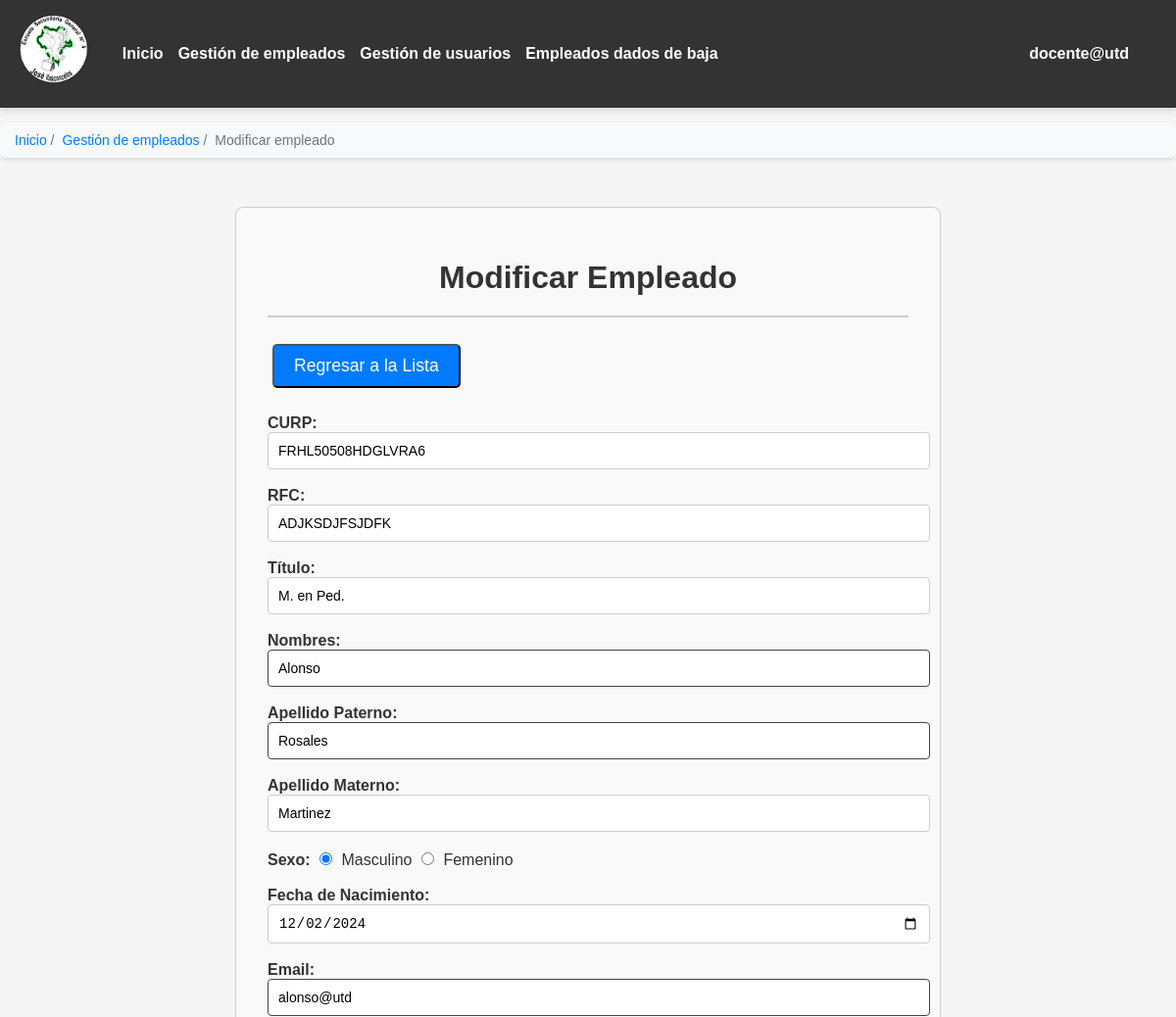
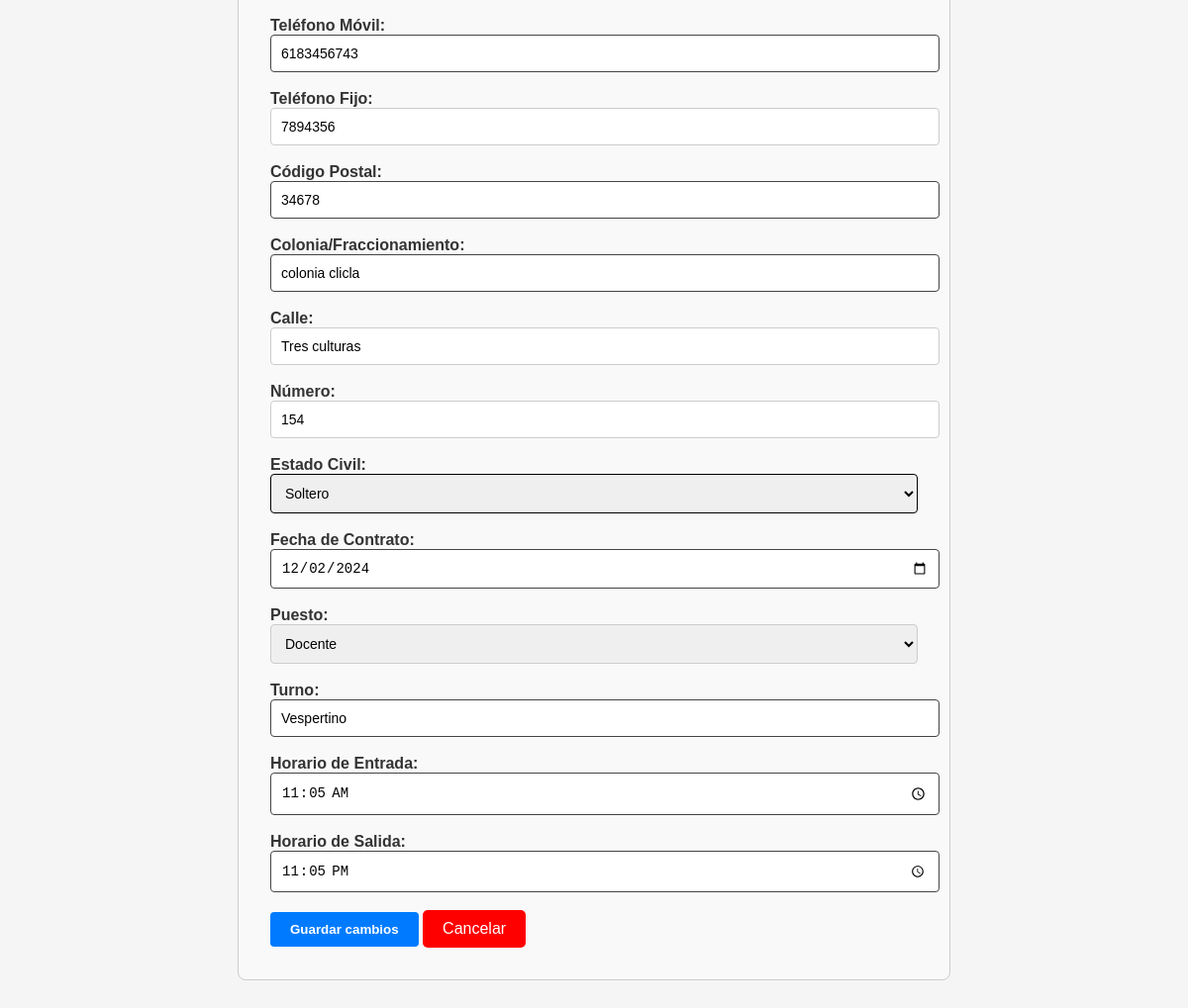
The page /empleados/mod_empleado.php?curp=FRHL50508HDGLVRA6 (signed in) on the database its author committed (2 pictures, top to bottom).
### tables this page shows
CREATE TABLE `empleados` (
  `id_empleado` int(11) NOT NULL,
  `CURP` varchar(18) NOT NULL,
  `RFC` varchar(13) NOT NULL,
  `titulo` varchar(15) DEFAULT NULL COMMENT 'se coloca solo abreviaciones como LIC. , ING, etc.',
  `nombres` text NOT NULL,
  `apellido_p` varchar(128) DEFAULT NULL,
  `apellido_m` varchar(128) DEFAULT NULL,
  `sexo` char(1) DEFAULT NULL,
  `fecha_nacimiento` date DEFAULT NULL,
  `email` varchar(64) NOT NULL,
  `telefono_movil` varchar(16) DEFAULT NULL,
  `telefono_fijo` varchar(16) DEFAULT NULL,
  `estado_civil` tinytext DEFAULT NULL,
  `CP` varchar(5) DEFAULT NULL,
  `col_fracc` varchar(50) DEFAULT NULL,
  `calle` varchar(128) DEFAULT NULL,
  `numero` varchar(10) DEFAULT NULL,
  `fecha_contrato` date NOT NULL,
  `puesto` text DEFAULT NULL COMMENT 'puesto de trabajo (director, docente, secretaria, etcsa)',
  `turno` varchar(32) NOT NULL,
  `horario_entrada` time NOT NULL,
  `horario_salida` time NOT NULL,
  `estatus` binary(1) DEFAULT NULL,
  `dado_de_baja_por` varchar(100) DEFAULT NULL,
  `fecha_baja` date DEFAULT NULL
);

### empleados/mod_empleado.php (the view, shortened to what this page needs)
<?php
include("../conexion/conexion.php");
if ($_SERVER["REQUEST_METHOD"] == "GET" && isset($_GET['curp'])) {
    $curp_em = $_GET['curp'];
    $consulta_sql = "SELECT * FROM empleados WHERE CURP = '$curp_em'";
    $resultado = mysqli_query($conn, $consulta_sql);
    if ($fila = mysqli_fetch_assoc($resultado)) {
        $empleado = $fila;
    } else {
        $mensaje = "Empleado no encontrado.";
    }
}
?>
<!DOCTYPE html>
<html lang="en">
<head>
    <link rel="stylesheet" href="../estilos.css">
</head>
<body>
    <nav class="navbar" id="navbar">
        <div class="navbar-left" id="navbar-left">
            <a class="navbar-logo">
                <img src="../img/logo_esc_sec_4.png" alt="Logo" class="logo">
            </a>
            <ul class="navbar-menu" id="navbar-menu">
                <li><a href="../pagina/inicio.php" class="navbar-link">Inicio</a></li>
                <li><a href="../empleados/tabla2.php" class="navbar-link">Gestión de empleados</a></li>
                <li><a href="../usuarios/gestion_user.php" class="navbar-link">Gestión de usuarios</a></li>
                <li><a href="../empleados/bajas.php" class="navbar-link">Empleados dados de baja</a></li>
            </ul>
        </div>
        <div class="user-profile">
            <span class="user-name" id="user-name">
                <?php echo htmlspecialchars($_SESSION['usuario']); ?>
            </span>
        </div>
    </nav>
    <nav aria-label="breadcrumb" class="breadcrumb">
        <ul>
            <li><a href="../pagina/inicio.php">Inicio</a></li>
            <li><span class="breadcrumb-separator"></span><a href="../empleados/tabla2.php">Gestión de empleados</a>
            </li>
            <li><span class="breadcrumb-separator"></span>Modificar empleado</li>
        </ul>
    </nav>
    <table id="registro-form-container">
        <tr>
            <td colspan="2">
                <h1 id="registro-form-title">Modificar Empleado</h1>
                <button class="ver-button ver-button-back" type="button"
                    onclick="window.location.href='tabla2.php'">Regresar a la Lista</button>
            </td>
        </tr>
        <tr id="registro-form-content">
            <td colspan="2">
                <form action="mod_empleado.php" method="POST">
                    <label class="registro-form-label" for="CURP">CURP:</label>
                    <input class="registro-form-input" type="text" name="CURP"
                        value="<?php echo $empleado['CURP'] ?? ''; ?>" readonly><br><br>
                    <label class="registro-form-label" for="RFC">RFC:</label>
                    <input class="registro-form-input" type="text" name="RFC"
                        value="<?php echo $empleado['RFC'] ?? ''; ?>" readonly><br><br>
                    <label class="registro-form-label" for="titulo">Título:</label>
                    <input class="registro-form-input" type="text" name="titulo"
                        value="<?php echo $empleado['titulo'] ?? ''; ?>"><br><br>
                    <label class="registro-form-label" for="nombres">Nombres:</label>
                    <input class="registro-form-input" type="text" name="nombres"
                        value="<?php echo $empleado['nombres'] ?? ''; ?>" required><br><br>
                    <label class="registro-form-label" for="apellido_p">Apellido Paterno:</label>
                    <input class="registro-form-input" type="text" name="apellido_p"
                        value="<?php echo $empleado['apellido_p'] ?? ''; ?>" required><br><br>
                    <label class="registro-form-label" for="apellido_m">Apellido Materno:</label>
                    <input class="registro-form-input" type="text" name="apellido_m"
                        value="<?php echo $empleado['apellido_m'] ?? ''; ?>"><br><br>
                    <label class="registro-form-label" for="sexo">Sexo:</label>
                    <input class="registro-form-radio" type="radio" name="sexo" value="M" <?php echo
                        ($empleado['sexo']=='M' ) ? 'checked' : '' ; ?>> Masculino
                    <input class="registro-form-radio" type="radio" name="sexo" value="F" <?php echo
                        ($empleado['sexo']=='F' ) ? 'checked' : '' ; ?>> Femenino<br><br>
                    <label class="registro-form-label" for="fecha_nacimiento">Fecha de Nacimiento:</label>
                    <input class="registro-form-input" type="date" name="fecha_nacimiento"
                        value="<?php echo $empleado['fecha_nacimiento'] ?? ''; ?>"><br><br>
                    <label class="registro-form-label" for="email">Email:</label>
                    <input class="registro-form-input" type="email" name="email"
                        value="<?php echo $empleado['email'] ?? ''; ?>" required><br><br>
                    <label class="registro-form-label" for="telefono_movil">Teléfono Móvil:</label>
                    <input class="registro-form-input" type="text" name="telefono_movil"
                        value="<?php echo $empleado['telefono_movil'] ?? ''; ?>" required><br><br>
                    <label class="registro-form-label" for="telefono_fijo">Teléfono Fijo:</label>
                    <input class="registro-form-input" type="text" name="telefono_fijo"
                        value="<?php echo $empleado['telefono_fijo'] ?? ''; ?>"><br><br>
                    <label class="registro-form-label" for="cp">Código Postal:</label>
                    <input class="registro-form-input" type="text" name="CP"
                        value="<?php echo $empleado['CP'] ?? ''; ?>" required><br><br>
                    <label class="registro-form-label" for="col_fracc">Colonia/Fraccionamiento:</label>
                    <input class="registro-form-input" type="text" name="col_fracc"
                        value="<?php echo $empleado['col_fracc'] ?? ''; ?>" required><br><br>
                    <label class="registro-form-label" for="calle">Calle:</label>
                    <input class="registro-form-input" type="text" name="calle"
                        value="<?php echo $empleado['calle'] ?? ''; ?>"><br><br>
                    <label class="registro-form-label" for="numero">Número:</label>
                    <input class="registro-form-input" type="text" name="numero"
                        value="<?php echo $empleado['numero'] ?? ''; ?>"><br><br>
                    <label class="registro-form-label" for="estado_civil">Estado Civil:</label>
                    <select class="registro-form-select" name="estado_civil" required>
                        <option value="soltero" <?php echo ($empleado['estado_civil']=='soltero' ) ? 'selected' : '' ;
                            ?>>Soltero</option>
                    </select><br><br>
                    <label class="registro-form-label" for="fecha_contrato">Fecha de Contrato:</label>
                    <input class="registro-form-input" type="date" name="fecha_contrato"
                        value="<?php echo $empleado['fecha_contrato'] ?? ''; ?>" required><br><br>
                    <label class="registro-form-label" for="puesto">Puesto:</label>
                    <select class="registro-form-select" name="puesto">
                        <option value="docente" <?php echo ($empleado['puesto']=='docente' ) ? 'selected' : '' ; ?>
                            >Docente</option>
                    </select><br><br>
                    <label class="registro-form-label" for="turno">Turno:</label>
                    <input class="registro-form-input" type="text" name="turno"
                        value="<?php echo $empleado['turno'] ?? ''; ?>" required><br><br>
                    <label class="registro-form-label" for="horario_entrada">Horario de Entrada:</label>
                    <input class="registro-form-input" type="time" name="horario_entrada"
                        value="<?php echo $empleado['horario_entrada'] ?? ''; ?>" required><br><br>
                    <label class="registro-form-label" for="horario_salida">Horario de Salida:</label>
                    <input class="registro-form-input" type="time" name="horario_salida"
                        value="<?php echo $empleado['horario_salida'] ?? ''; ?>" required><br><br>
                    <button class="registro-form-button" type="submit">Guardar cambios</button>
                    <button class="r" type="button" onclick="window.location.href='tabla2.php'">Cancelar</button>
                </form>
            </td>
        </tr>
    </table>
</body>
</html>

### estilos.css (style rules this page uses)
body { font-family: Arial, sans-serif; margin: 0; padding: 0; background-color: #f5f5f5; color: #333; }
.navbar { background-color: #333; color: #fff; display: flex; justify-content: space-between; align-items: center; padding: 1rem; position: sticky; top: 0; z-index: 1000; box-shadow: 0px 4px 6px rgba(0, 0, 0, 0.1); }
.navbar-left { display: flex; align-items: center; gap: 1rem; }
.navbar-menu { list-style: none; display: flex; gap: 1rem; margin: 0; padding: 0; }
.navbar-link { text-decoration: none; color: #fff; font-size: 1rem; transition: color 0.3s ease; }
.user-profile { position: relative; display: flex; align-items: center; font-size: 1rem; cursor: pointer; color: #fff; }
.user-name { font-weight: bold; margin-right: 10px; padding: 0.5rem 1rem; border: 2px solid transparent; border-radius: 5px; transition: all 0.3s ease; }
.navbar-logo { display: flex; align-items: center; text-decoration: none; }
.logo { height: 80px; width: auto; margin-right: 10px; }
#registro-form-container { width: 60%; margin: 50px auto; border: 1px solid #cccccc; border-radius: 8px; padding: 20px; background-color: #f9f9f9; }
#registro-form-container td { padding: 10px; vertical-align: top; text-align: left; }
#registro-form-title { text-align: center; font-size: 2em; color: #333333; font-weight: bold; padding-bottom: 20px; border-bottom: 2px solid #cccccc; width: 100%; }
#registro-form-content { text-align: center; }
.registro-form-label { font-weight: bold; }
.registro-form-input, .registro-form-select { width: 100%; padding: 10px; border: 1px solid #cccccc; border-radius: 4px; font-size: 14px; }
.registro-form-radio { width: auto; display: inline-block; margin-right: 5px; }
.registro-form-button { padding: 10px 20px; background-color: #007bff; color: white; font-weight: bold; border: none; border-radius: 4px; cursor: pointer; transition: background-color 0.3s; }
input[required], select[required] { border: 1px solid black; }
#registro-form-container tr { border-bottom: 1px solid #cccccc; }
input[required] { border: 1px solid #444; }
.navbar { display: flex; justify-content: space-between; align-items: center; background-color: #333; padding: 15px 20px; color: white; }
.navbar .navbar-menu { list-style: none; margin: 0; padding: 0; display: flex; gap: 15px; }
.navbar .navbar-menu li a { color: white; text-decoration: none; font-weight: bold; font-size: 1em; transition: color 0.3s ease; }
.ver-button { display: inline-block; padding: 10px 20px; font-size: 1.1em; text-decoration: none; border-radius: 5px; color: white; margin: 5px; transition: background-color 0.3s ease; }
.ver-button-back { background-color: #007bff; }
.r { background-color: red; color: white; border: none; padding: 10px 20px; font-size: 16px; cursor: pointer; border-radius: 5px; transition: background-color 0.3s ease; }
.breadcrumb { background-color: #f8f9fa; padding: 10px 15px; margin: 15px 0; border-radius: 5px; font-size: 14px; box-shadow: 0px 2px 4px rgba(0, 0, 0, 0.1); }
.breadcrumb ul { list-style: none; padding: 0; margin: 0; display: flex; gap: 8px; }
.breadcrumb li { display: inline; }
.breadcrumb a { text-decoration: none; color: #007bff; font-weight: 500; }
.breadcrumb li:not(:last-child)::after { content: " /"; color: #6c757d; }
.breadcrumb li:last-child { color: #6c757d; pointer-events: none; }

### rows shown on the page
empleados: CURP "FRHL50508HDGLVRA6", RFC "ADJKSDJFSJDFK", titulo "M. en Ped.", nombres "Alonso", apellido_p "Rosales", apellido_m "Martinez", sexo "☑", fecha_nacimiento "12/02/2024", email "alonso@utd", telefono_movil "6183456743", telefono_fijo "7894356", CP "34678", col_fracc "colonia clicla", calle "Tres culturas", numero "154", fecha_contrato "12/02/2024", turno "Vespertino", horario_entrada "11:05:00", horario_salida "23:05:00"

### other values the page prints
$_SESSION['usuario'] "docente@utd"
